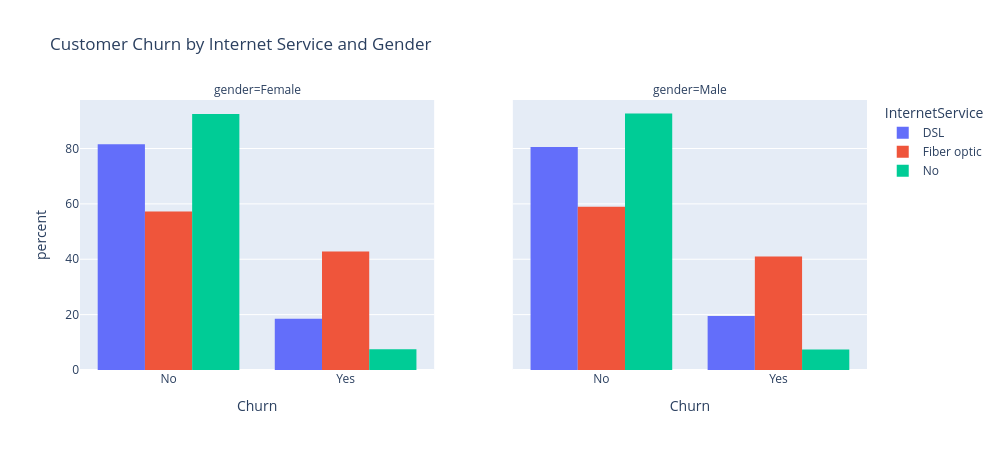

Write notebook code for a chart like this one.
### Code cell
fig = px.histogram(
    df,
    x="Churn",
    color="InternetService",
    facet_col="gender",
    barmode="group",
    histnorm="percent",
    facet_col_spacing=0.1,
    title="Customer Churn by Internet Service and Gender"
)
fig.update_layout(width=1000, height=450) 
fig.show()

### Figure 1 — Plotly figure (JSON) as saved in the notebook; plotly's stock layout.template omitted (floating-point values rounded to 4 significant figures; data arrays with more than 128 entries replaced by an {"elided": "..."} marker saying what was removed)
{"data": [{"alignmentgroup": "True", "bingroup": "x", "histnorm": "percent", "hovertemplate": "InternetService=DSL<br>gender=Female<br>Churn=%{x}<br>percent=%{y}<extra></extra>", "legendgroup": "DSL", "marker": {"color": "#636efa", "pattern": {"shape": ""}}, "name": "DSL", "offsetgroup": "DSL", "orientation": "v", "showlegend": true, "type": "histogram", "x": {"elided": "1184 str values"}, "xaxis": "x", "yaxis": "y"}, {"alignmentgroup": "True", "bingroup": "x", "histnorm": "percent", "hovertemplate": "InternetService=DSL<br>gender=Male<br>Churn=%{x}<br>percent=%{y}<extra></extra>", "legendgroup": "DSL", "marker": {"color": "#636efa", "pattern": {"shape": ""}}, "name": "DSL", "offsetgroup": "DSL", "orientation": "v", "showlegend": false, "type": "histogram", "x": {"elided": "1232 str values"}, "xaxis": "x2", "yaxis": "y2"}, {"alignmentgroup": "True", "bingroup": "x", "histnorm": "percent", "hovertemplate": "InternetService=Fiber optic<br>gender=Female<br>Churn=%{x}<br>percent=%{y}<extra></extra>", "legendgroup": "Fiber optic", "marker": {"color": "#EF553B", "pattern": {"shape": ""}}, "name": "Fiber optic", "offsetgroup": "Fiber optic", "orientation": "v", "showlegend": true, "type": "histogram", "x": {"elided": "1553 str values"}, "xaxis": "x", "yaxis": "y"}, {"alignmentgroup": "True", "bingroup": "x", "histnorm": "percent", "hovertemplate": "InternetService=Fiber optic<br>gender=Male<br>Churn=%{x}<br>percent=%{y}<extra></extra>", "legendgroup": "Fiber optic", "marker": {"color": "#EF553B", "pattern": {"shape": ""}}, "name": "Fiber optic", "offsetgroup": "Fiber optic", "orientation": "v", "showlegend": false, "type": "histogram", "x": {"elided": "1543 str values"}, "xaxis": "x2", "yaxis": "y2"}, {"alignmentgroup": "True", "bingroup": "x", "histnorm": "percent", "hovertemplate": "InternetService=No<br>gender=Female<br>Churn=%{x}<br>percent=%{y}<extra></extra>", "legendgroup": "No", "marker": {"color": "#00cc96", "pattern": {"shape": ""}}, "name": "No", "offsetgroup": "No", "orientation": "v", "showlegend": true, "type": "histogram", "x": {"elided": "746 str values"}, "xaxis": "x", "yaxis": "y"}, {"alignmentgroup": "True", "bingroup": "x", "histnorm": "percent", "hovertemplate": "InternetService=No<br>gender=Male<br>Churn=%{x}<br>percent=%{y}<extra></extra>", "legendgroup": "No", "marker": {"color": "#00cc96", "pattern": {"shape": ""}}, "name": "No", "offsetgroup": "No", "orientation": "v", "showlegend": false, "type": "histogram", "x": {"elided": "774 str values"}, "xaxis": "x2", "yaxis": "y2"}], "layout": {"annotations": [{"font": {}, "showarrow": false, "text": "gender=Female", "x": 0.225, "xanchor": "center", "xref": "paper", "y": 1, "yanchor": "bottom", "yref": "paper"}, {"font": {}, "showarrow": false, "text": "gender=Male", "x": 0.775, "xanchor": "center", "xref": "paper", "y": 1, "yanchor": "bottom", "yref": "paper"}], "barmode": "group", "height": 450, "legend": {"title": {"text": "InternetService"}, "tracegroupgap": 0}, "title": {"text": "Customer Churn by Internet Service and Gender"}, "width": 1000, "xaxis": {"anchor": "y", "domain": [0, 0.45], "title": {"text": "Churn"}}, "xaxis2": {"anchor": "y2", "domain": [0.55, 1], "matches": "x", "title": {"text": "Churn"}}, "yaxis": {"anchor": "x", "domain": [0, 1], "title": {"text": "percent"}}, "yaxis2": {"anchor": "x2", "domain": [0, 1], "matches": "y", "showticklabels": false}}}
